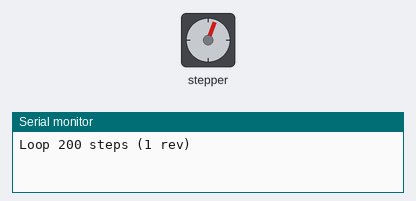
Bench run of a sketch on a simulated Arduino Uno, built with avr-gcc and run on an emulated ATmega328P. Shown: stepper motor, the last lines printed to the serial monitor. Wiring (inferred from the names in the program): stepper motor driver (200 steps per turn assumed): step pin 5; direction pin 4; enable pin 6.

Above: at 1.26 s.
At 11.6 s:
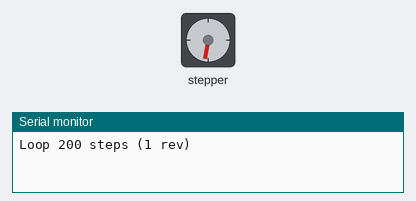
At 21.9 s:
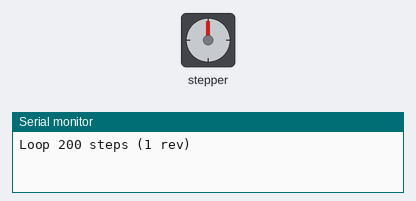
At 39.89 s:
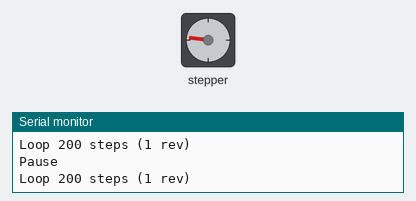
Timing chart, 0 to 40.0 s (numbered marks = the images above):
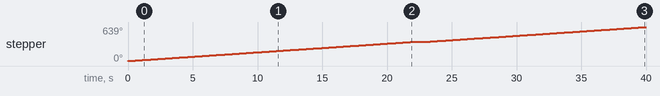

The sketch:

eggprintr.ino
```cpp
/*
 * https://solarbotics.com/product/33600/
 * 42BYGHW811 NEMA-17 Bipolar 48mm Stepper
 * Board Connector A is Black
 * Board Connector B is Green
 * Board Connector C is Red
 * Board Connector D is Blue
 * Voltage 3.1V
 * Current 2.5A
 * To wire for counter-clockwise rotation, swap the Red and Blue wires.
 *
 * https://www.allaboutcircuits.com/tools/voltage-divider-calculator/
 * Vin = 5 V
 * R1 = 220 Ohm
 * R2 = 330 Ohm
 *
 * https://www.pololu.com/product/1182
 * A4988 Stepper Motor Driver Carrier
 */

// Run a A4998 Stepstick from an Arduino UNO.
// Paul Hurley Aug 2015
int x;
#define BAUD (9600)


void setup()
{
  Serial.begin(BAUD);
  pinMode(6,OUTPUT); // Enable
  pinMode(5,OUTPUT); // Step
  pinMode(4,OUTPUT); // Dir
  digitalWrite(6,LOW); // Set Enable low
}

void loop()
{
  digitalWrite(6,LOW); // Set Enable low
  digitalWrite(4,HIGH); // Set Dir high
  Serial.println("Loop 200 steps (1 rev)");
  for(x = 0; x < 200; x++) // Loop 200 times
  {
    digitalWrite(5,HIGH); // Output high
    delay(10); // Wait
    digitalWrite(5,LOW); // Output low
    delay(100); // Wait
  }
  Serial.println("Pause");
  delay(1000); // pause one second
}
```

Measured:
- by itself, stepper: turns 360° clockwise in 21.9 s, then 279° clockwise in 16.9 s
